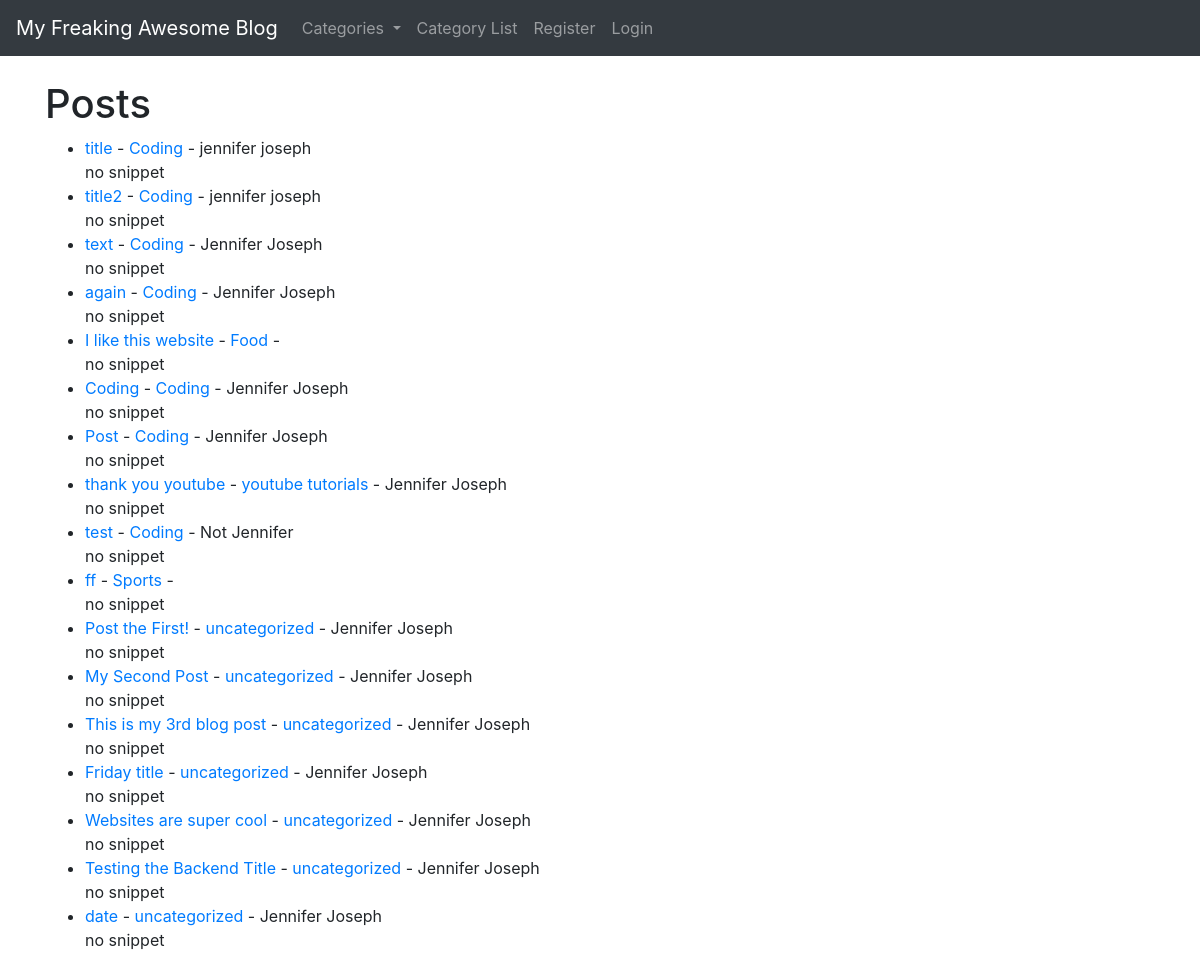
Before: / with the older database file.
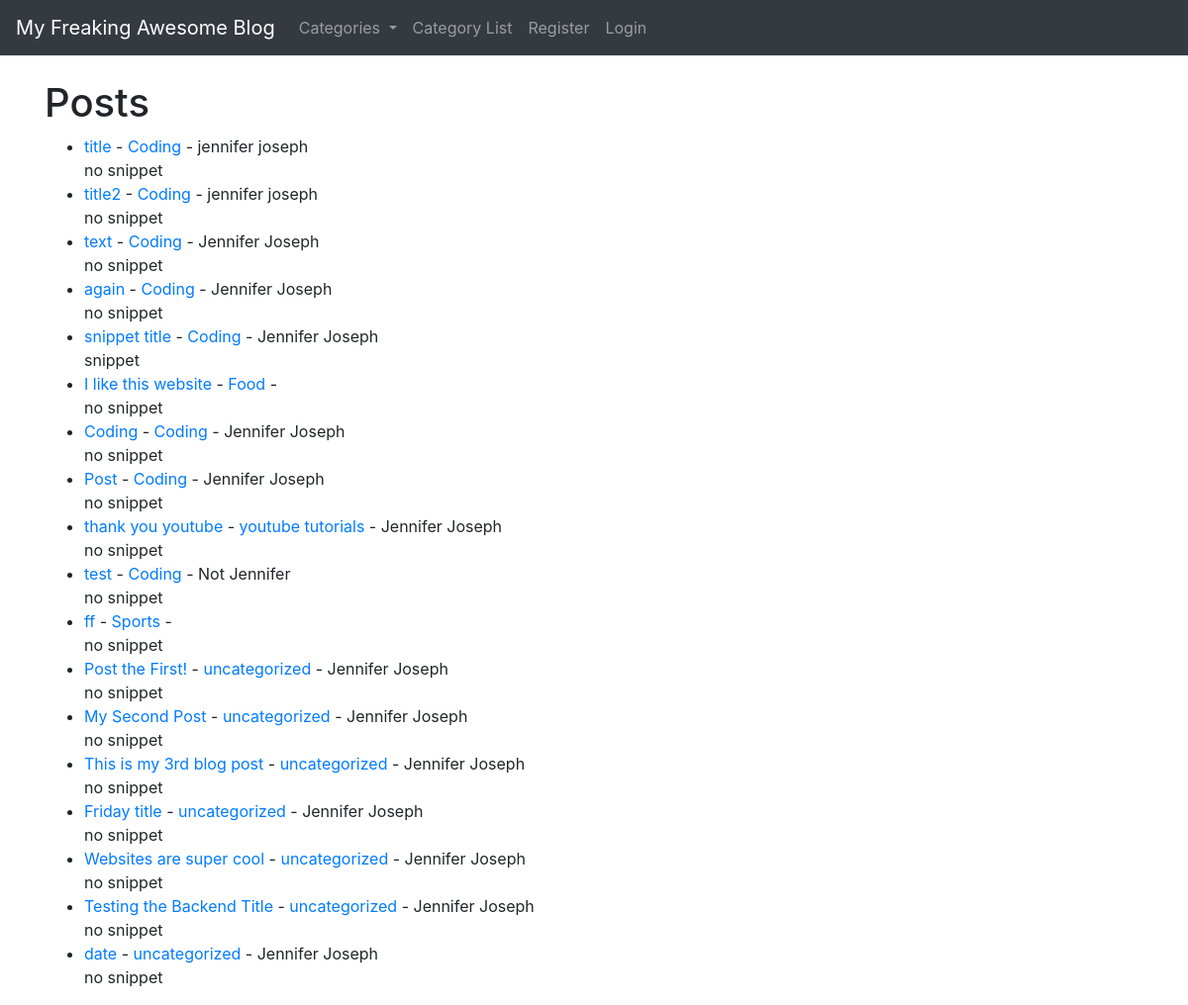
After: the same page with the newer database file.
### tutorialblog/models.py (models this page shows, shortened)
class Post(models.Model):
    title = models.CharField(max_length = 255)
    title_tag = models.CharField(max_length = 255)#, default = "My Freaking Awesome Blog")
    author = models.ForeignKey(User, on_delete = models.CASCADE) # deletes blog post from a user that has been deleted
    category = models.CharField(max_length = 255, default = 'uncategorized')
    body = RichTextField(blank = True, null = True) # always migrate when you change models
    post_date = models.DateField(auto_now_add=True) # will happen automatically when new blog posts are created
    snippet = models.CharField(max_length = 255)
    likes = models.ManyToManyField(User, related_name = 'blog_post')

### tutorialblog/views.py (the view)
# urls.py: path('', HomeView.as_view(), name = "home"), # home page
class HomeView(ListView): # normally we pass in the request
    model = Post    # note the difference here too of using Post not User
    template_name = 'home.html'
    ordering = ['-post_date']
    def get_context_data(self, *args, **kwargs):
        cat_menu = Category.objects.all() # this grabs out everything in our cateogy model, namely the names and then assign it to the var
        context = super(HomeView, self).get_context_data(*args, **kwargs)
        context["cat_menu"] = cat_menu
        return context  # so now we can access "cat_menu" from our home page

### tutorialblog/models.py (called while the page is built)
    def __str__(self):
        return self.name #lets us see category name on the admin back end

### tutorialblog/templates/home.html (shortened to what this page needs)
{% extends 'base.html' %}
{% block content %}
<h1>Posts</h1>
<ul>
{% for post in object_list %}
    <li> <a href = "{% url 'article-detail' post.pk %}"> {{post.title}}</a>  - <a href= "{% url 'category' post.category %}" > {{post.category}} </a> - {{post.author.first_name}} {{post.author.last_name}}
        <br>
    {{ post.snippet }}
     </li>
{% endfor %}
</ul>
{% endblock %}

Changed rows visible on the page:
added Post: title "snippet title", category "Coding", author.first_name "Jennifer", author.last_name "Joseph", snippet "snippet"
